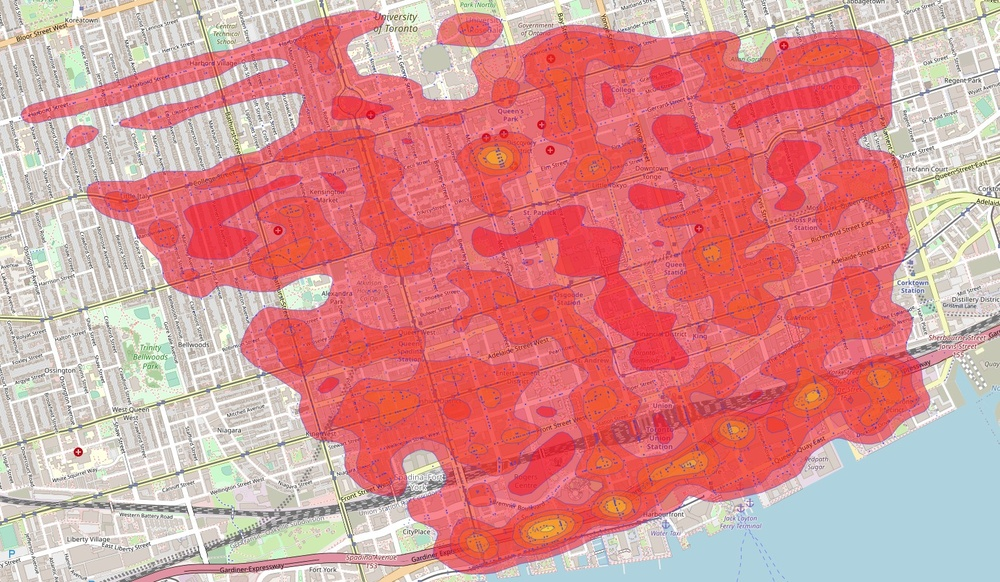
#> input picture data/heat_map.jpg, 1000 x 582 px, shrunk from 1532 x 891 before the run
$ python test.py
#> lines starting #> are read from the running program, lines starting #| are printed output that depends on the picture; after the words box and inside, x2 and y2 are one past the last pixel; in counts of white or black regions, pixels touching at a corner belong together
import sys
import cv2
import numpy as np


def main():
    image = cv2.imread('data/heat_map.jpg')
#> image is the input picture: shape (582, 1000, 3); mean B, G, R 146.6, 147.2, 216.8
    image_rgb = cv2.cvtColor(image, cv2.COLOR_BGR2RGB)
    image_hsv = cv2.cvtColor(image, cv2.COLOR_BGR2HSV)
#> image_hsv: shape (582, 1000, 3); mean H, S, V 80.9, 93.8, 221.2
    image_gray = cv2.cvtColor(image, cv2.COLOR_BGR2GRAY)
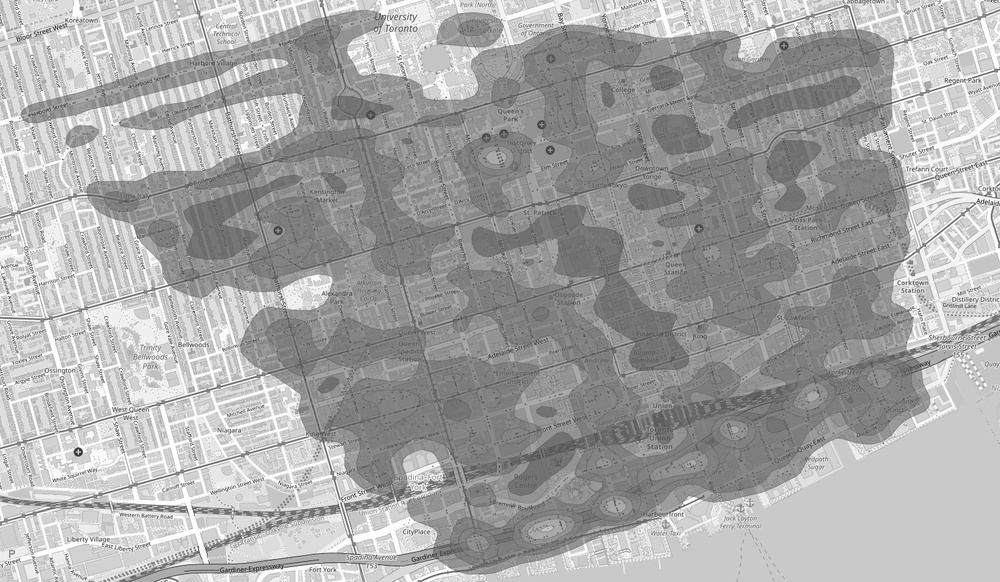
#> image_gray: shape (582, 1000); min 29, max 255, mean 168

    # Define thresholds for red color RGB
    lower_red = np.array([0, 0, 0])
    upper_red = np.array([255, 170 , 170])

    # Define thresholds for red color HSV
    lower_red = np.array([int(000*255/360), 100, 00])
    upper_red = np.array([int(360*255/360), 250, 255])
    # [8 lines of commented-out code are left out]
    mask_red = cv2.inRange(image_rgb, lower_red, upper_red)
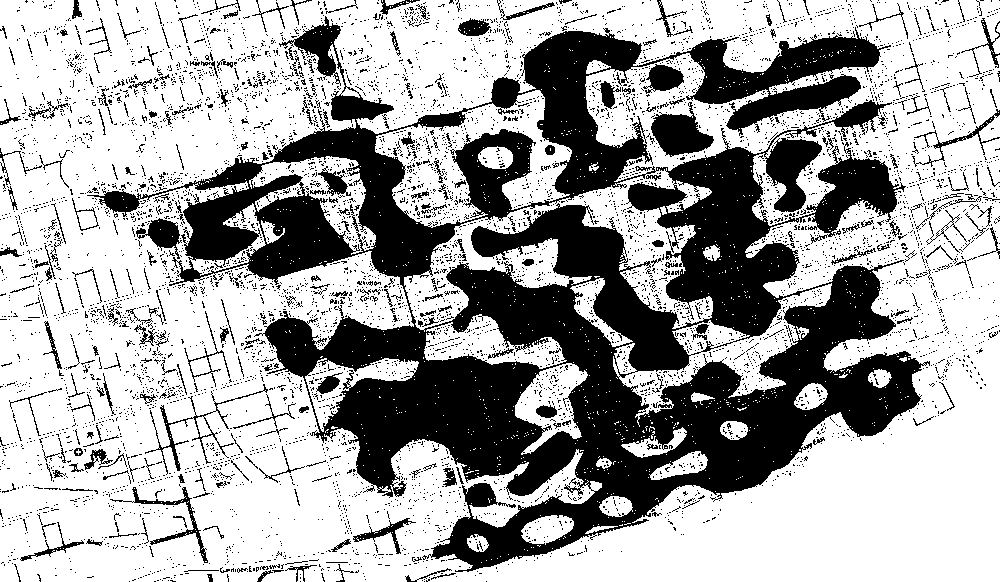
#> mask_red: shape (582, 1000); 65.9% white; 6647 black regions (6365 under 20 px), largest, box (x1, y1, x2, y2) and area: (87, 16, 930, 572) 160323, (651, 102, 714, 157) 1862, (145, 384, 268, 475) 849

    # Create a binary mask of red areas HSV
    mask_red = cv2.inRange(image_hsv, lower_red, upper_red)
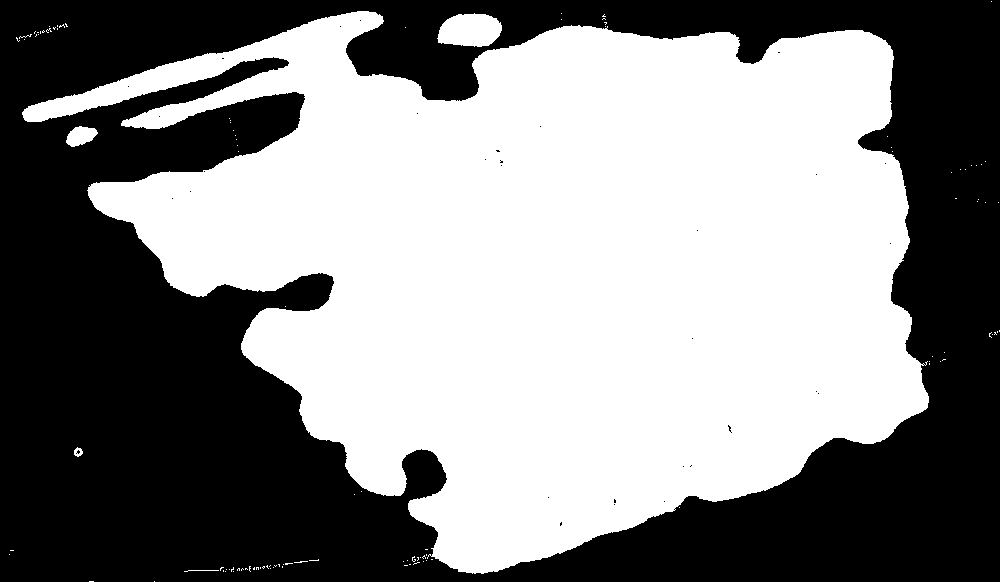
#> mask_red: shape (582, 1000); 53.3% white; 32 black regions (31 under 20 px)


    # [6 lines of commented-out code are left out]
    contours_red, _ = cv2.findContours(mask_red, cv2.RETR_EXTERNAL, cv2.CHAIN_APPROX_SIMPLE)
#> contours_red = 111 contours, 107 with area under 20; largest, box (x1, y1, x2, y2) and area: (22, 11, 929, 574) 305660, (437, 13, 502, 47) 1646, (66, 126, 98, 147) 411, (74, 447, 83, 457) 52
    mask = np.zeros(mask_red.shape, np.uint8)
    mask.fill(0)
#> mask: shape (582, 1000); every value is 0
    for c in contours_red:
        M = cv2.moments(c)
        if M["m00"] < 500:
            continue
        cv2.drawContours(mask, [c], -1, 255, thickness=cv2.FILLED)
#> this loop made 111 passes
#> c on passes 1, 2, 3, 4, 5, 7, 8, 9, 13, 14, 16, 19: [[154, 581]], [[89, 581], [93, 581]], [[233, 571]], [[225, 571]], [[223, 570], [223, 571]], [[229, 569]], [[226, 569]], [[270, 568]], [[273, 567]], [[260, 567], [260, 568]], [[254, 567], [253, 568], [253, 569], [254, 569]], [[282, 566], [282, 567]]
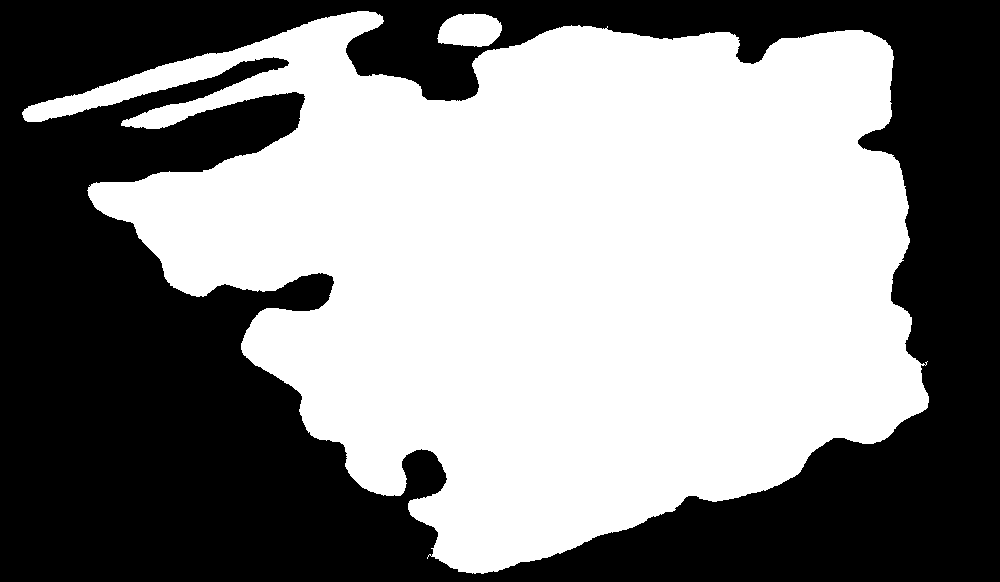
#> mask: shape (582, 1000); 53.1% white; 1 black region, box (x1, y1, x2, y2) and area: (0, 0, 1000, 582) 272740

    # cv2.drawContours(mask, contours_red, -1, (255, 255, 255), thickness=cv2.FILLED)

    cv2.imshow('sdfsdf', image_gray * mask)
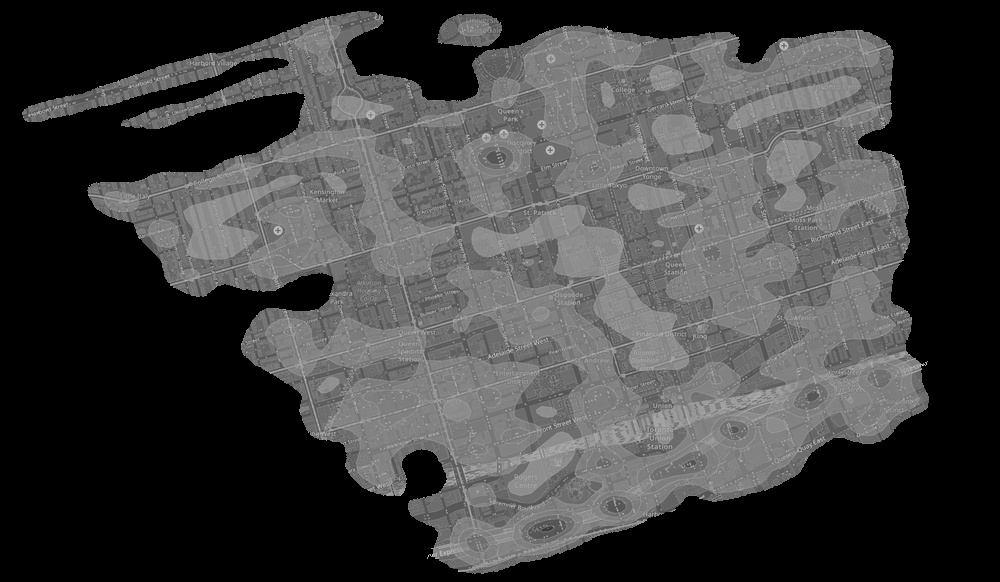
#> window 'sdfsdf': shape (582, 1000); min 0, max 204, mean 64.7
    cv2.waitKey(0)
    cv2.destroyAllWindows()
    sys.exit()
#> (the program exits here)
